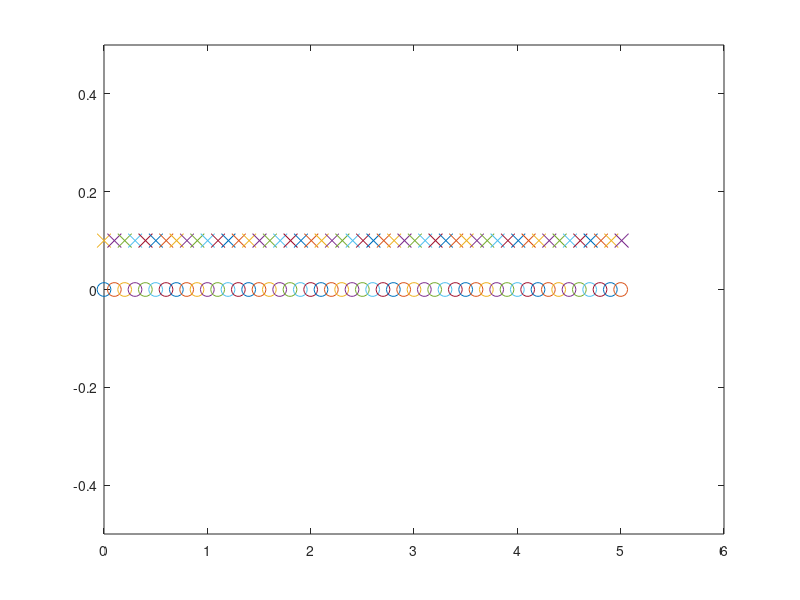
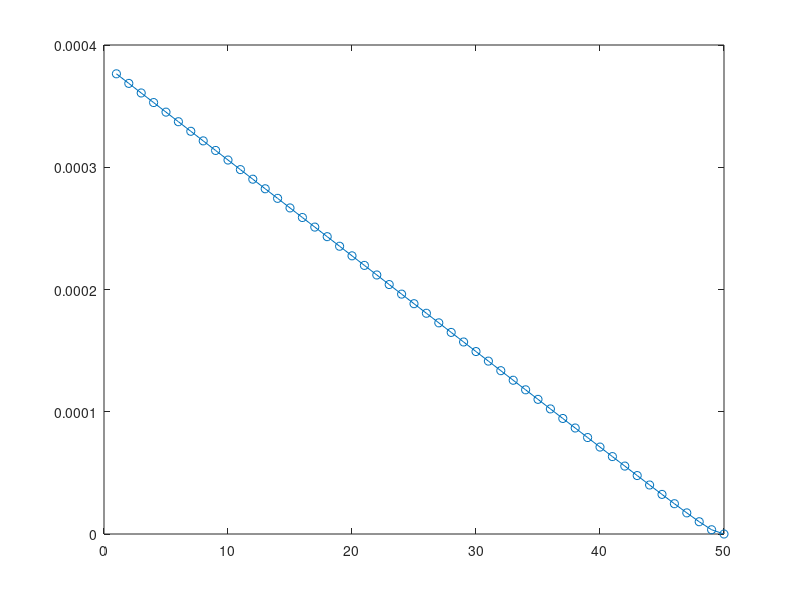

MATLAB code for these plots, in order:
clear; clc

N=50; % Number of elements
H=5; % Height
Db=1; % Diameter of base
g=9.8; % Gravitational acceleration
rho=1600; % Density
E=20e6; % Modulus

% Undeformed node locations
y=linspace(0,H,N+1);
dy=y(2)-y(1);

% Undeformed element locations
ym=0.5*(y(1:N)+y(2:N+1));

% Diameter at y location
D=@(y) Db-Db*y/H;

% Volume of ith element
V=@(i) pi*(D(y(i  ))/2)^2*(H-y(i  )) ...
      -pi*(D(y(i+1))/2)^2*(H-y(i+1));
  
% Compute stiffness of each element
k=zeros(1,N);
for i=1:N
    Area=pi/4*D(ym(i))^2;
    k(i)=Area*E/dy;
end

% Prealloate the matrix
K=zeros(N+1,N+1);
F=zeros(N+1,1);

% Fill in matrices
for i=2:N
    K(i,i  )=k(i-1) + k(i);  % Diagonal k(i-1) + k(i)
    K(i,i-1)=-k(i-1);        % Lower diagonal -k(i-1)
    K(i,i+1)=-k(i);        % Upper diagonal -k(i)
    F(i,1  )=V(i)*g*rho;
end
% First row U=0
K(1,1)=1;
F(1,1)=0;
% Last row F=0
K(N+1,N+1)=k(N);
K(N+1,N  )=-k(N);
F(N+1,1  )=0;

% Solve for the displacements
U=K\F;

% Plot the object
figure(1); clf(1)
plot(y,0,'o','Markersize',10) % Undeformed object
hold on
plot(y'+U,0.1,'x','Markersize',10) % Deformed object
ylim([-0.5,0.5])

% Strain
stain=zeros(1,N);
for i=1:N
    strain(i)=U(i+1)-U(i);
end
figure(2); clf(2)
plot(strain,'-o')

% Stress
stress = strain*E;
disp(['Max Stress = ',num2str(max(stress)),'Pa'])